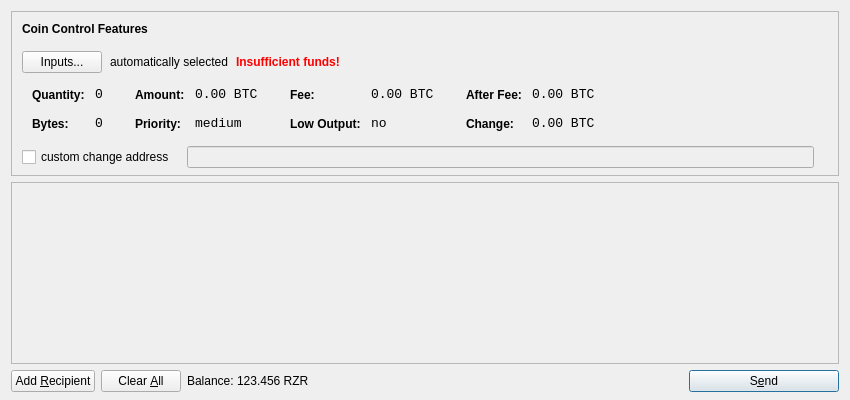
<?xml version="1.0" encoding="UTF-8"?>
<ui version="4.0">
 <class>SendCoinsDialog</class>
 <widget class="QDialog" name="SendCoinsDialog">
  <property name="geometry">
   <rect>
    <x>0</x>
    <y>0</y>
    <width>850</width>
    <height>400</height>
   </rect>
  </property>
  <property name="windowTitle">
   <string>Send Coins</string>
  </property>
  <layout class="QVBoxLayout" name="verticalLayout" stretch="0,1,0">
   <property name="bottomMargin">
    <number>8</number>
   </property>
   <item>
    <widget class="QFrame" name="frameCoinControl">
     <property name="sizePolicy">
      <sizepolicy hsizetype="Expanding" vsizetype="Expanding">
       <horstretch>0</horstretch>
       <verstretch>0</verstretch>
      </sizepolicy>
     </property>
     <property name="maximumSize">
      <size>
       <width>16777215</width>
       <height>16777215</height>
      </size>
     </property>
     <property name="frameShape">
      <enum>QFrame::StyledPanel</enum>
     </property>
     <property name="frameShadow">
      <enum>QFrame::Sunken</enum>
     </property>
     <layout class="QVBoxLayout" name="verticalLayoutCoinControl2">
      <property name="spacing">
       <number>-1</number>
      </property>
      <property name="leftMargin">
       <number>0</number>
      </property>
      <property name="topMargin">
       <number>0</number>
      </property>
      <property name="rightMargin">
       <number>0</number>
      </property>
      <property name="bottomMargin">
       <number>6</number>
      </property>
      <item>
       <layout class="QVBoxLayout" name="verticalLayoutCoinControl" stretch="0,0,0,0,1">
        <property name="spacing">
         <number>0</number>
        </property>
        <property name="leftMargin">
         <number>10</number>
        </property>
        <property name="topMargin">
         <number>10</number>
        </property>
        <item>
         <layout class="QHBoxLayout" name="horizontalLayoutCoinControl1">
          <property name="bottomMargin">
           <number>15</number>
          </property>
          <item>
           <widget class="QLabel" name="labelCoinControlFeatures">
            <property name="sizePolicy">
             <sizepolicy hsizetype="Preferred" vsizetype="Maximum">
              <horstretch>0</horstretch>
              <verstretch>0</verstretch>
             </sizepolicy>
            </property>
            <property name="font">
             <font>
              <weight>75</weight>
              <bold>true</bold>
             </font>
            </property>
            <property name="styleSheet">
             <string notr="true">font-weight:bold;</string>
            </property>
            <property name="text">
             <string>Coin Control Features</string>
            </property>
           </widget>
          </item>
         </layout>
        </item>
        <item>
         <layout class="QHBoxLayout" name="horizontalLayoutCoinControl2" stretch="0,0,0,0">
          <property name="spacing">
           <number>8</number>
          </property>
          <property name="bottomMargin">
           <number>10</number>
          </property>
          <item>
           <widget class="QPushButton" name="pushButtonCoinControl">
            <property name="styleSheet">
             <string notr="true"/>
            </property>
            <property name="text">
             <string>Inputs...</string>
            </property>
           </widget>
          </item>
          <item>
           <widget class="QLabel" name="labelCoinControlAutomaticallySelected">
            <property name="text">
             <string>automatically selected</string>
            </property>
            <property name="margin">
             <number>5</number>
            </property>
           </widget>
          </item>
          <item>
           <widget class="QLabel" name="labelCoinControlInsuffFunds">
            <property name="font">
             <font>
              <weight>75</weight>
              <bold>true</bold>
             </font>
            </property>
            <property name="styleSheet">
             <string notr="true">color:red;font-weight:bold;</string>
            </property>
            <property name="text">
             <string>Insufficient funds!</string>
            </property>
            <property name="margin">
             <number>5</number>
            </property>
           </widget>
          </item>
          <item>
           <spacer name="horizontalSpacerCoinControl">
            <property name="orientation">
             <enum>Qt::Horizontal</enum>
            </property>
            <property name="sizeHint" stdset="0">
             <size>
              <width>40</width>
              <height>1</height>
             </size>
            </property>
           </spacer>
          </item>
         </layout>
        </item>
        <item>
         <widget class="QWidget" name="widgetCoinControl" native="true">
          <property name="sizePolicy">
           <sizepolicy hsizetype="Preferred" vsizetype="Preferred">
            <horstretch>0</horstretch>
            <verstretch>0</verstretch>
           </sizepolicy>
          </property>
          <property name="minimumSize">
           <size>
            <width>0</width>
            <height>0</height>
           </size>
          </property>
          <property name="styleSheet">
           <string notr="true"/>
          </property>
          <layout class="QHBoxLayout" name="horizontalLayoutCoinControl5">
           <property name="margin">
            <number>0</number>
           </property>
           <item>
            <layout class="QHBoxLayout" name="horizontalLayoutCoinControl3" stretch="0,0,0,1">
             <property name="spacing">
              <number>20</number>
             </property>
             <property name="topMargin">
              <number>0</number>
             </property>
             <property name="bottomMargin">
              <number>10</number>
             </property>
             <item>
              <layout class="QFormLayout" name="formLayoutCoinControl1">
               <property name="horizontalSpacing">
                <number>10</number>
               </property>
               <property name="verticalSpacing">
                <number>14</number>
               </property>
               <property name="leftMargin">
                <number>10</number>
               </property>
               <property name="topMargin">
                <number>4</number>
               </property>
               <property name="rightMargin">
                <number>6</number>
               </property>
               <item row="0" column="0">
                <widget class="QLabel" name="labelCoinControlQuantityText">
                 <property name="styleSheet">
                  <string notr="true">font-weight:bold;</string>
                 </property>
                 <property name="text">
                  <string>Quantity:</string>
                 </property>
                 <property name="margin">
                  <number>0</number>
                 </property>
                </widget>
               </item>
               <item row="0" column="1">
                <widget class="QLabel" name="labelCoinControlQuantity">
                 <property name="font">
                  <font>
                   <family>Monospace</family>
                   <pointsize>10</pointsize>
                  </font>
                 </property>
                 <property name="cursor">
                  <cursorShape>IBeamCursor</cursorShape>
                 </property>
                 <property name="contextMenuPolicy">
                  <enum>Qt::ActionsContextMenu</enum>
                 </property>
                 <property name="text">
                  <string notr="true">0</string>
                 </property>
                 <property name="margin">
                  <number>0</number>
                 </property>
                 <property name="textInteractionFlags">
                  <set>Qt::LinksAccessibleByMouse|Qt::TextSelectableByKeyboard|Qt::TextSelectableByMouse</set>
                 </property>
                </widget>
               </item>
               <item row="1" column="0">
                <widget class="QLabel" name="labelCoinControlBytesText">
                 <property name="styleSheet">
                  <string notr="true">font-weight:bold;</string>
                 </property>
                 <property name="text">
                  <string>Bytes:</string>
                 </property>
                </widget>
               </item>
               <item row="1" column="1">
                <widget class="QLabel" name="labelCoinControlBytes">
                 <property name="font">
                  <font>
                   <family>Monospace</family>
                   <pointsize>10</pointsize>
                  </font>
                 </property>
                 <property name="cursor">
                  <cursorShape>IBeamCursor</cursorShape>
                 </property>
                 <property name="contextMenuPolicy">
                  <enum>Qt::ActionsContextMenu</enum>
                 </property>
                 <property name="text">
                  <string notr="true">0</string>
                 </property>
                 <property name="textInteractionFlags">
                  <set>Qt::LinksAccessibleByMouse|Qt::TextSelectableByKeyboard|Qt::TextSelectableByMouse</set>
                 </property>
                </widget>
               </item>
              </layout>
             </item>
             <item>
              <layout class="QFormLayout" name="formLayoutCoinControl2">
               <property name="horizontalSpacing">
                <number>10</number>
               </property>
               <property name="verticalSpacing">
                <number>14</number>
               </property>
               <property name="leftMargin">
                <number>6</number>
               </property>
               <property name="topMargin">
                <number>4</number>
               </property>
               <property name="rightMargin">
                <number>6</number>
               </property>
               <item row="0" column="0">
                <widget class="QLabel" name="labelCoinControlAmountText">
                 <property name="styleSheet">
                  <string notr="true">font-weight:bold;</string>
                 </property>
                 <property name="text">
                  <string>Amount:</string>
                 </property>
                 <property name="margin">
                  <number>0</number>
                 </property>
                </widget>
               </item>
               <item row="0" column="1">
                <widget class="QLabel" name="labelCoinControlAmount">
                 <property name="font">
                  <font>
                   <family>Monospace</family>
                   <pointsize>10</pointsize>
                  </font>
                 </property>
                 <property name="cursor">
                  <cursorShape>IBeamCursor</cursorShape>
                 </property>
                 <property name="contextMenuPolicy">
                  <enum>Qt::ActionsContextMenu</enum>
                 </property>
                 <property name="text">
                  <string notr="true">0.00 BTC</string>
                 </property>
                 <property name="textInteractionFlags">
                  <set>Qt::LinksAccessibleByMouse|Qt::TextSelectableByKeyboard|Qt::TextSelectableByMouse</set>
                 </property>
                </widget>
               </item>
               <item row="1" column="0">
                <widget class="QLabel" name="labelCoinControlPriorityText">
                 <property name="styleSheet">
                  <string notr="true">font-weight:bold;</string>
                 </property>
                 <property name="text">
                  <string>Priority:</string>
                 </property>
                </widget>
               </item>
               <item row="1" column="1">
                <widget class="QLabel" name="labelCoinControlPriority">
                 <property name="font">
                  <font>
                   <family>Monospace</family>
                   <pointsize>10</pointsize>
                  </font>
                 </property>
                 <property name="cursor">
                  <cursorShape>IBeamCursor</cursorShape>
                 </property>
                 <property name="contextMenuPolicy">
                  <enum>Qt::ActionsContextMenu</enum>
                 </property>
                 <property name="text">
                  <string>medium</string>
                 </property>
                 <property name="textInteractionFlags">
                  <set>Qt::LinksAccessibleByMouse|Qt::TextSelectableByKeyboard|Qt::TextSelectableByMouse</set>
                 </property>
                </widget>
               </item>
              </layout>
             </item>
             <item>
              <layout class="QFormLayout" name="formLayoutCoinControl3">
               <property name="horizontalSpacing">
                <number>10</number>
               </property>
               <property name="verticalSpacing">
                <number>14</number>
               </property>
               <property name="leftMargin">
                <number>6</number>
               </property>
               <property name="topMargin">
                <number>4</number>
               </property>
               <property name="rightMargin">
                <number>6</number>
               </property>
               <item row="0" column="0">
                <widget class="QLabel" name="labelCoinControlFeeText">
                 <property name="styleSheet">
                  <string notr="true">font-weight:bold;</string>
                 </property>
                 <property name="text">
                  <string>Fee:</string>
                 </property>
                 <property name="margin">
                  <number>0</number>
                 </property>
                </widget>
               </item>
               <item row="0" column="1">
                <widget class="QLabel" name="labelCoinControlFee">
                 <property name="font">
                  <font>
                   <family>Monospace</family>
                   <pointsize>10</pointsize>
                  </font>
                 </property>
                 <property name="cursor">
                  <cursorShape>IBeamCursor</cursorShape>
                 </property>
                 <property name="contextMenuPolicy">
                  <enum>Qt::ActionsContextMenu</enum>
                 </property>
                 <property name="text">
                  <string notr="true">0.00 BTC</string>
                 </property>
                 <property name="textInteractionFlags">
                  <set>Qt::LinksAccessibleByMouse|Qt::TextSelectableByKeyboard|Qt::TextSelectableByMouse</set>
                 </property>
                </widget>
               </item>
               <item row="1" column="0">
                <widget class="QLabel" name="labelCoinControlLowOutputText">
                 <property name="styleSheet">
                  <string notr="true">font-weight:bold;</string>
                 </property>
                 <property name="text">
                  <string>Low Output:</string>
                 </property>
                </widget>
               </item>
               <item row="1" column="1">
                <widget class="QLabel" name="labelCoinControlLowOutput">
                 <property name="font">
                  <font>
                   <family>Monospace</family>
                   <pointsize>10</pointsize>
                  </font>
                 </property>
                 <property name="cursor">
                  <cursorShape>IBeamCursor</cursorShape>
                 </property>
                 <property name="contextMenuPolicy">
                  <enum>Qt::ActionsContextMenu</enum>
                 </property>
                 <property name="text">
                  <string>no</string>
                 </property>
                 <property name="textInteractionFlags">
                  <set>Qt::LinksAccessibleByMouse|Qt::TextSelectableByKeyboard|Qt::TextSelectableByMouse</set>
                 </property>
                </widget>
               </item>
              </layout>
             </item>
             <item>
              <layout class="QFormLayout" name="formLayoutCoinControl4">
               <property name="horizontalSpacing">
                <number>10</number>
               </property>
               <property name="verticalSpacing">
                <number>14</number>
               </property>
               <property name="leftMargin">
                <number>6</number>
               </property>
               <property name="topMargin">
                <number>4</number>
               </property>
               <property name="rightMargin">
                <number>6</number>
               </property>
               <item row="0" column="0">
                <widget class="QLabel" name="labelCoinControlAfterFeeText">
                 <property name="styleSheet">
                  <string notr="true">font-weight:bold;</string>
                 </property>
                 <property name="text">
                  <string>After Fee:</string>
                 </property>
                 <property name="margin">
                  <number>0</number>
                 </property>
                </widget>
               </item>
               <item row="0" column="1">
                <widget class="QLabel" name="labelCoinControlAfterFee">
                 <property name="font">
                  <font>
                   <family>Monospace</family>
                   <pointsize>10</pointsize>
                  </font>
                 </property>
                 <property name="cursor">
                  <cursorShape>IBeamCursor</cursorShape>
                 </property>
                 <property name="contextMenuPolicy">
                  <enum>Qt::ActionsContextMenu</enum>
                 </property>
                 <property name="text">
                  <string notr="true">0.00 BTC</string>
                 </property>
                 <property name="textInteractionFlags">
                  <set>Qt::LinksAccessibleByMouse|Qt::TextSelectableByKeyboard|Qt::TextSelectableByMouse</set>
                 </property>
                </widget>
               </item>
               <item row="1" column="0">
                <widget class="QLabel" name="labelCoinControlChangeText">
                 <property name="styleSheet">
                  <string notr="true">font-weight:bold;</string>
                 </property>
                 <property name="text">
                  <string>Change:</string>
                 </property>
                </widget>
               </item>
               <item row="1" column="1">
                <widget class="QLabel" name="labelCoinControlChange">
                 <property name="font">
                  <font>
                   <family>Monospace</family>
                   <pointsize>10</pointsize>
                  </font>
                 </property>
                 <property name="cursor">
                  <cursorShape>IBeamCursor</cursorShape>
                 </property>
                 <property name="contextMenuPolicy">
                  <enum>Qt::ActionsContextMenu</enum>
                 </property>
                 <property name="text">
                  <string notr="true">0.00 BTC</string>
                 </property>
                 <property name="textInteractionFlags">
                  <set>Qt::LinksAccessibleByMouse|Qt::TextSelectableByKeyboard|Qt::TextSelectableByMouse</set>
                 </property>
                </widget>
               </item>
              </layout>
             </item>
            </layout>
           </item>
          </layout>
         </widget>
        </item>
        <item>
         <layout class="QHBoxLayout" name="horizontalLayoutCoinControl4" stretch="0,0,0">
          <property name="spacing">
           <number>12</number>
          </property>
          <property name="sizeConstraint">
           <enum>QLayout::SetDefaultConstraint</enum>
          </property>
          <property name="topMargin">
           <number>5</number>
          </property>
          <property name="rightMargin">
           <number>5</number>
          </property>
          <item>
           <widget class="QCheckBox" name="checkBoxCoinControlChange">
            <property name="text">
             <string>custom change address</string>
            </property>
           </widget>
          </item>
          <item>
           <widget class="QLineEdit" name="lineEditCoinControlChange">
            <property name="enabled">
             <bool>false</bool>
            </property>
            <property name="sizePolicy">
             <sizepolicy hsizetype="Expanding" vsizetype="Fixed">
              <horstretch>0</horstretch>
              <verstretch>0</verstretch>
             </sizepolicy>
            </property>
           </widget>
          </item>
          <item>
           <widget class="QLabel" name="labelCoinControlChangeLabel">
            <property name="sizePolicy">
             <sizepolicy hsizetype="Preferred" vsizetype="Expanding">
              <horstretch>0</horstretch>
              <verstretch>0</verstretch>
             </sizepolicy>
            </property>
            <property name="minimumSize">
             <size>
              <width>0</width>
              <height>0</height>
             </size>
            </property>
            <property name="text">
             <string/>
            </property>
            <property name="margin">
             <number>3</number>
            </property>
           </widget>
          </item>
         </layout>
        </item>
        <item>
         <spacer name="verticalSpacerCoinControl">
          <property name="orientation">
           <enum>Qt::Vertical</enum>
          </property>
          <property name="sizeHint" stdset="0">
           <size>
            <width>800</width>
            <height>1</height>
           </size>
          </property>
         </spacer>
        </item>
       </layout>
      </item>
     </layout>
    </widget>
   </item>
   <item>
    <widget class="QScrollArea" name="scrollArea">
     <property name="widgetResizable">
      <bool>true</bool>
     </property>
     <widget class="QWidget" name="scrollAreaWidgetContents">
      <property name="geometry">
       <rect>
        <x>0</x>
        <y>0</y>
        <width>830</width>
        <height>165</height>
       </rect>
      </property>
      <layout class="QVBoxLayout" name="verticalLayout_2">
       <property name="margin">
        <number>0</number>
       </property>
       <item>
        <layout class="QVBoxLayout" name="entries">
         <property name="spacing">
          <number>6</number>
         </property>
        </layout>
       </item>
       <item>
        <spacer name="verticalSpacer">
         <property name="orientation">
          <enum>Qt::Vertical</enum>
         </property>
         <property name="sizeHint" stdset="0">
          <size>
           <width>20</width>
           <height>40</height>
          </size>
         </property>
        </spacer>
       </item>
      </layout>
     </widget>
    </widget>
   </item>
   <item>
    <layout class="QHBoxLayout" name="horizontalLayout">
     <item>
      <widget class="QPushButton" name="addButton">
       <property name="toolTip">
        <string>Send to multiple recipients at once</string>
       </property>
       <property name="text">
        <string>Add &amp;Recipient</string>
       </property>
       <property name="icon">
        <iconset resource="../bitcoin.qrc">
         <normaloff>:/icons/add</normaloff>:/icons/add</iconset>
       </property>
       <property name="autoDefault">
        <bool>false</bool>
       </property>
      </widget>
     </item>
     <item>
      <widget class="QPushButton" name="clearButton">
       <property name="sizePolicy">
        <sizepolicy hsizetype="Minimum" vsizetype="Fixed">
         <horstretch>0</horstretch>
         <verstretch>0</verstretch>
        </sizepolicy>
       </property>
       <property name="toolTip">
        <string>Remove all transaction fields</string>
       </property>
       <property name="text">
        <string>Clear &amp;All</string>
       </property>
       <property name="icon">
        <iconset resource="../bitcoin.qrc">
         <normaloff>:/icons/remove</normaloff>:/icons/remove</iconset>
       </property>
       <property name="autoRepeatDelay">
        <number>300</number>
       </property>
       <property name="autoDefault">
        <bool>false</bool>
       </property>
      </widget>
     </item>
     <item>
      <layout class="QHBoxLayout" name="horizontalLayout_2">
       <property name="spacing">
        <number>3</number>
       </property>
       <item>
        <widget class="QLabel" name="label">
         <property name="text">
          <string>Balance:</string>
         </property>
        </widget>
       </item>
       <item>
        <widget class="QLabel" name="labelBalance">
         <property name="cursor">
          <cursorShape>IBeamCursor</cursorShape>
         </property>
         <property name="text">
          <string>123.456 RZR</string>
         </property>
         <property name="textInteractionFlags">
          <set>Qt::LinksAccessibleByMouse|Qt::TextSelectableByKeyboard|Qt::TextSelectableByMouse</set>
         </property>
        </widget>
       </item>
      </layout>
     </item>
     <item>
      <spacer name="horizontalSpacer">
       <property name="orientation">
        <enum>Qt::Horizontal</enum>
       </property>
       <property name="sizeHint" stdset="0">
        <size>
         <width>40</width>
         <height>20</height>
        </size>
       </property>
      </spacer>
     </item>
     <item>
      <widget class="QPushButton" name="sendButton">
       <property name="minimumSize">
        <size>
         <width>150</width>
         <height>0</height>
        </size>
       </property>
       <property name="toolTip">
        <string>Confirm the send action</string>
       </property>
       <property name="text">
        <string>S&amp;end</string>
       </property>
       <property name="icon">
        <iconset resource="../bitcoin.qrc">
         <normaloff>:/icons/send</normaloff>:/icons/send</iconset>
       </property>
       <property name="default">
        <bool>true</bool>
       </property>
      </widget>
     </item>
    </layout>
   </item>
  </layout>
 </widget>
 <resources>
  <include location="../bitcoin.qrc"/>
 </resources>
 <connections/>
</ui>
